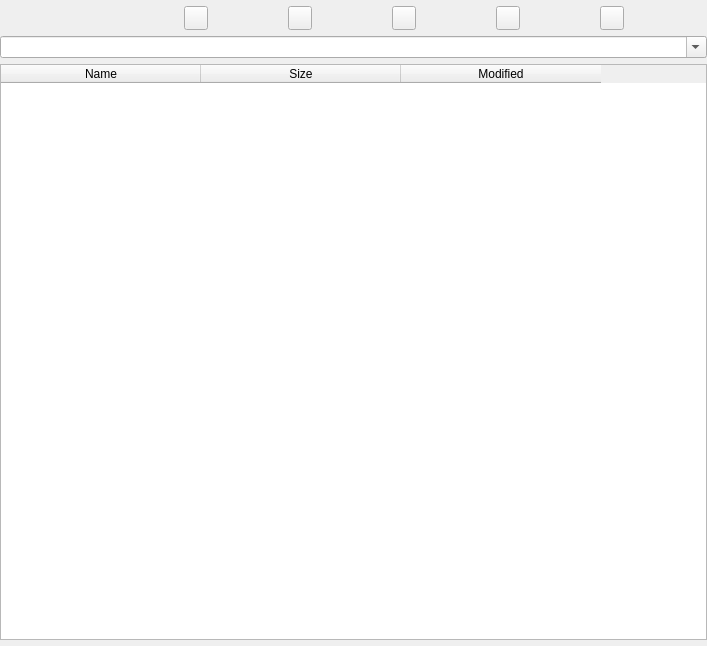
<?xml version="1.0" encoding="UTF-8"?>
<ui version="4.0">
 <class>FilesBrowseWidget</class>
 <widget class="QWidget" name="FilesBrowseWidget">
  <property name="geometry">
   <rect>
    <x>0</x>
    <y>0</y>
    <width>707</width>
    <height>646</height>
   </rect>
  </property>
  <property name="windowTitle">
   <string>Form</string>
  </property>
  <layout class="QVBoxLayout" name="verticalLayout">
   <property name="spacing">
    <number>6</number>
   </property>
   <property name="leftMargin">
    <number>0</number>
   </property>
   <property name="topMargin">
    <number>6</number>
   </property>
   <property name="rightMargin">
    <number>0</number>
   </property>
   <property name="bottomMargin">
    <number>6</number>
   </property>
   <item>
    <layout class="QHBoxLayout" name="layoutTools">
     <property name="spacing">
      <number>0</number>
     </property>
     <item>
      <widget class="QPushButton" name="btnUpperLevel">
       <property name="sizePolicy">
        <sizepolicy hsizetype="Fixed" vsizetype="Fixed">
         <horstretch>0</horstretch>
         <verstretch>0</verstretch>
        </sizepolicy>
       </property>
       <property name="minimumSize">
        <size>
         <width>24</width>
         <height>24</height>
        </size>
       </property>
       <property name="maximumSize">
        <size>
         <width>24</width>
         <height>24</height>
        </size>
       </property>
       <property name="toolTip">
        <string>Go Up</string>
       </property>
       <property name="styleSheet">
        <string notr="true">QPushButton {
	border-image: url(:/Resource/up.png);
}

QPushButton::hover {
	background-color: rgb(200, 200, 200);
}

QPushButton::pressed {
	background-color: rgb(180, 180, 180);
}</string>
       </property>
       <property name="text">
        <string/>
       </property>
       <property name="flat">
        <bool>true</bool>
       </property>
      </widget>
     </item>
     <item>
      <widget class="QPushButton" name="btnHome">
       <property name="sizePolicy">
        <sizepolicy hsizetype="Fixed" vsizetype="Fixed">
         <horstretch>0</horstretch>
         <verstretch>0</verstretch>
        </sizepolicy>
       </property>
       <property name="minimumSize">
        <size>
         <width>24</width>
         <height>24</height>
        </size>
       </property>
       <property name="maximumSize">
        <size>
         <width>24</width>
         <height>24</height>
        </size>
       </property>
       <property name="toolTip">
        <string>Go Home</string>
       </property>
       <property name="styleSheet">
        <string notr="true">QPushButton {
	border-image: url(:/Resource/home.png);
}

QPushButton::hover {
	background-color: rgb(200, 200, 200);
}

QPushButton::pressed {
	background-color: rgb(180, 180, 180);
}</string>
       </property>
       <property name="text">
        <string/>
       </property>
      </widget>
     </item>
     <item>
      <widget class="QPushButton" name="btnRefresh">
       <property name="sizePolicy">
        <sizepolicy hsizetype="Fixed" vsizetype="Fixed">
         <horstretch>0</horstretch>
         <verstretch>0</verstretch>
        </sizepolicy>
       </property>
       <property name="minimumSize">
        <size>
         <width>24</width>
         <height>24</height>
        </size>
       </property>
       <property name="maximumSize">
        <size>
         <width>24</width>
         <height>24</height>
        </size>
       </property>
       <property name="toolTip">
        <string>Refresh</string>
       </property>
       <property name="styleSheet">
        <string notr="true">QPushButton {
	border-image: url(:/Resource/refresh.png);
}

QPushButton::hover {
	background-color: rgb(200, 200, 200);
}

QPushButton::pressed {
	background-color: rgb(180, 180, 180);
}</string>
       </property>
       <property name="text">
        <string/>
       </property>
      </widget>
     </item>
     <item>
      <widget class="QPushButton" name="btnDelete">
       <property name="sizePolicy">
        <sizepolicy hsizetype="Fixed" vsizetype="Fixed">
         <horstretch>0</horstretch>
         <verstretch>0</verstretch>
        </sizepolicy>
       </property>
       <property name="minimumSize">
        <size>
         <width>24</width>
         <height>24</height>
        </size>
       </property>
       <property name="maximumSize">
        <size>
         <width>24</width>
         <height>24</height>
        </size>
       </property>
       <property name="toolTip">
        <string>Delete</string>
       </property>
       <property name="styleSheet">
        <string notr="true">QPushButton {
	border-image: url(:/Resource/close.png);
}

QPushButton::hover {
	background-color: rgb(200, 200, 200);
}

QPushButton::pressed {
	background-color: rgb(180, 180, 180);
}</string>
       </property>
       <property name="text">
        <string/>
       </property>
      </widget>
     </item>
     <item>
      <widget class="QPushButton" name="btnMakeDir">
       <property name="sizePolicy">
        <sizepolicy hsizetype="Fixed" vsizetype="Fixed">
         <horstretch>0</horstretch>
         <verstretch>0</verstretch>
        </sizepolicy>
       </property>
       <property name="minimumSize">
        <size>
         <width>24</width>
         <height>24</height>
        </size>
       </property>
       <property name="maximumSize">
        <size>
         <width>24</width>
         <height>24</height>
        </size>
       </property>
       <property name="toolTip">
        <string>New Folder</string>
       </property>
       <property name="styleSheet">
        <string notr="true">QPushButton {
	border-image: url(:/Resource/newFolder.png);
}

QPushButton::hover {
	background-color: rgb(200, 200, 200);
}

QPushButton::pressed {
	background-color: rgb(180, 180, 180);
}</string>
       </property>
       <property name="text">
        <string/>
       </property>
      </widget>
     </item>
     <item>
      <widget class="QPushButton" name="btnTransmit">
       <property name="sizePolicy">
        <sizepolicy hsizetype="Fixed" vsizetype="Fixed">
         <horstretch>0</horstretch>
         <verstretch>0</verstretch>
        </sizepolicy>
       </property>
       <property name="minimumSize">
        <size>
         <width>24</width>
         <height>24</height>
        </size>
       </property>
       <property name="maximumSize">
        <size>
         <width>24</width>
         <height>24</height>
        </size>
       </property>
       <property name="text">
        <string/>
       </property>
      </widget>
     </item>
    </layout>
   </item>
   <item>
    <layout class="QHBoxLayout" name="horizontalLayout_2"/>
   </item>
   <item>
    <widget class="QComboBox" name="edtDirectory">
     <property name="editable">
      <bool>true</bool>
     </property>
     <property name="maxVisibleItems">
      <number>15</number>
     </property>
     <property name="maxCount">
      <number>100</number>
     </property>
    </widget>
   </item>
   <item>
    <widget class="QTableWidget" name="tblFileList">
     <property name="contextMenuPolicy">
      <enum>Qt::ActionsContextMenu</enum>
     </property>
     <property name="editTriggers">
      <set>QAbstractItemView::NoEditTriggers</set>
     </property>
     <property name="selectionMode">
      <enum>QAbstractItemView::SingleSelection</enum>
     </property>
     <property name="selectionBehavior">
      <enum>QAbstractItemView::SelectRows</enum>
     </property>
     <attribute name="horizontalHeaderDefaultSectionSize">
      <number>200</number>
     </attribute>
     <attribute name="horizontalHeaderShowSortIndicator" stdset="0">
      <bool>true</bool>
     </attribute>
     <attribute name="verticalHeaderVisible">
      <bool>false</bool>
     </attribute>
     <attribute name="verticalHeaderDefaultSectionSize">
      <number>32</number>
     </attribute>
     <column>
      <property name="text">
       <string>Name</string>
      </property>
     </column>
     <column>
      <property name="text">
       <string>Size</string>
      </property>
     </column>
     <column>
      <property name="text">
       <string>Modified</string>
      </property>
     </column>
    </widget>
   </item>
  </layout>
 </widget>
 <resources/>
 <connections/>
</ui>
